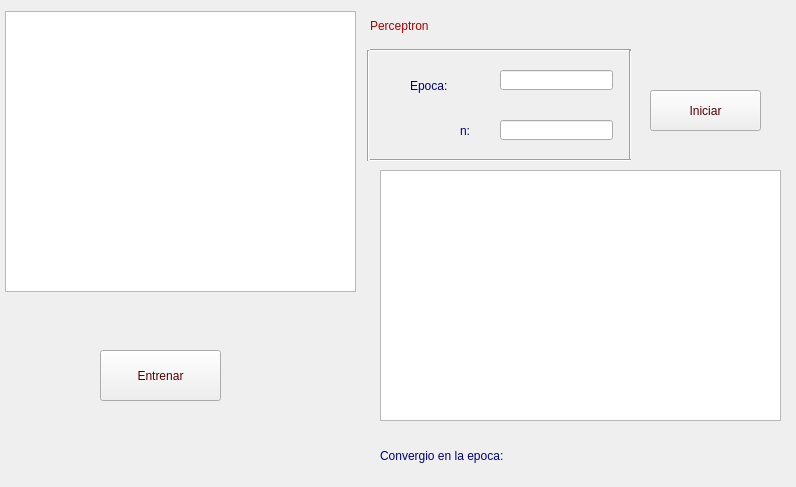
<?xml version="1.0" encoding="UTF-8"?>
<ui version="4.0">
 <class>Perceptron</class>
 <widget class="QMainWindow" name="Perceptron">
  <property name="geometry">
   <rect>
    <x>0</x>
    <y>0</y>
    <width>796</width>
    <height>487</height>
   </rect>
  </property>
  <property name="windowTitle">
   <string>Perceptron</string>
  </property>
  <widget class="QWidget" name="centralWidget">
   <widget class="QLabel" name="label">
    <property name="geometry">
     <rect>
      <x>460</x>
      <y>120</y>
      <width>21</width>
      <height>21</height>
     </rect>
    </property>
    <property name="styleSheet">
     <string notr="true">color: rgb(0, 0, 127);
font: 16pt &quot;Lucida Calligraphy&quot;;</string>
    </property>
    <property name="text">
     <string>n:</string>
    </property>
   </widget>
   <widget class="QLabel" name="label_2">
    <property name="geometry">
     <rect>
      <x>410</x>
      <y>70</y>
      <width>81</width>
      <height>31</height>
     </rect>
    </property>
    <property name="styleSheet">
     <string notr="true">color: rgb(0, 0, 127);
font: 16pt &quot;Lucida Calligraphy&quot;;</string>
    </property>
    <property name="text">
     <string>Epoca: </string>
    </property>
   </widget>
   <widget class="QLineEdit" name="textEpoca">
    <property name="geometry">
     <rect>
      <x>500</x>
      <y>70</y>
      <width>113</width>
      <height>20</height>
     </rect>
    </property>
    <property name="styleSheet">
     <string notr="true">color: rgb(0, 0, 0);
font: 75 italic 14pt &quot;Arial&quot;;</string>
    </property>
   </widget>
   <widget class="QLineEdit" name="textN">
    <property name="geometry">
     <rect>
      <x>500</x>
      <y>120</y>
      <width>113</width>
      <height>20</height>
     </rect>
    </property>
    <property name="styleSheet">
     <string notr="true">color: rgb(0, 0, 0);
font: 75 italic 14pt &quot;Arial&quot;;</string>
    </property>
   </widget>
   <widget class="QLabel" name="label_3">
    <property name="geometry">
     <rect>
      <x>370</x>
      <y>10</y>
      <width>191</width>
      <height>31</height>
     </rect>
    </property>
    <property name="styleSheet">
     <string notr="true">color: rgb(170, 0, 0);
font: 22pt &quot;Lucida Calligraphy&quot;;</string>
    </property>
    <property name="text">
     <string>Perceptron</string>
    </property>
   </widget>
   <widget class="QPushButton" name="botonIniciar">
    <property name="geometry">
     <rect>
      <x>650</x>
      <y>90</y>
      <width>111</width>
      <height>41</height>
     </rect>
    </property>
    <property name="styleSheet">
     <string notr="true">color: rgb(85, 0, 0);
border-color: qlineargradient(spread:pad, x1:0, y1:1, x2:0, y2:0, stop:0 rgba(0, 0, 0, 255), stop:0.05 rgba(14, 8, 73, 255), stop:0.36 rgba(28, 17, 145, 255), stop:0.6 rgba(126, 14, 81, 255), stop:0.75 rgba(234, 11, 11, 255), stop:0.79 rgba(244, 70, 5, 255), stop:0.86 rgba(255, 136, 0, 255), stop:0.935 rgba(239, 236, 55, 255));
font: 14pt &quot;Lucida Calligraphy&quot;;</string>
    </property>
    <property name="text">
     <string>Iniciar</string>
    </property>
   </widget>
   <widget class="QPushButton" name="botonEntrenar">
    <property name="geometry">
     <rect>
      <x>100</x>
      <y>350</y>
      <width>121</width>
      <height>51</height>
     </rect>
    </property>
    <property name="styleSheet">
     <string notr="true">color: rgb(85, 0, 0);
font: 14pt &quot;Lucida Calligraphy&quot;;</string>
    </property>
    <property name="text">
     <string>Entrenar</string>
    </property>
   </widget>
   <widget class="QGraphicsView" name="graphicsConvergencia">
    <property name="geometry">
     <rect>
      <x>380</x>
      <y>170</y>
      <width>401</width>
      <height>251</height>
     </rect>
    </property>
   </widget>
   <widget class="QGraphicsView" name="graphicsPerceptron">
    <property name="geometry">
     <rect>
      <x>5</x>
      <y>11</y>
      <width>351</width>
      <height>281</height>
     </rect>
    </property>
   </widget>
   <widget class="QLabel" name="label_4">
    <property name="geometry">
     <rect>
      <x>380</x>
      <y>440</y>
      <width>261</width>
      <height>31</height>
     </rect>
    </property>
    <property name="styleSheet">
     <string notr="true">color: rgb(0, 0, 127);
font: 16pt &quot;Lucida Calligraphy&quot;;</string>
    </property>
    <property name="text">
     <string>Convergio en la epoca: </string>
    </property>
   </widget>
   <widget class="QLabel" name="labelConverge">
    <property name="geometry">
     <rect>
      <x>650</x>
      <y>430</y>
      <width>121</width>
      <height>31</height>
     </rect>
    </property>
    <property name="styleSheet">
     <string notr="true">color: rgb(0, 0, 0);
font: 75 italic 14pt &quot;Arial&quot;;</string>
    </property>
    <property name="text">
     <string/>
    </property>
   </widget>
   <widget class="Line" name="line_2">
    <property name="geometry">
     <rect>
      <x>370</x>
      <y>40</y>
      <width>261</width>
      <height>20</height>
     </rect>
    </property>
    <property name="orientation">
     <enum>Qt::Horizontal</enum>
    </property>
   </widget>
   <widget class="Line" name="line_3">
    <property name="geometry">
     <rect>
      <x>620</x>
      <y>50</y>
      <width>20</width>
      <height>111</height>
     </rect>
    </property>
    <property name="orientation">
     <enum>Qt::Vertical</enum>
    </property>
   </widget>
   <widget class="Line" name="line_4">
    <property name="geometry">
     <rect>
      <x>370</x>
      <y>150</y>
      <width>261</width>
      <height>20</height>
     </rect>
    </property>
    <property name="orientation">
     <enum>Qt::Horizontal</enum>
    </property>
   </widget>
   <widget class="Line" name="line_6">
    <property name="geometry">
     <rect>
      <x>360</x>
      <y>50</y>
      <width>16</width>
      <height>111</height>
     </rect>
    </property>
    <property name="orientation">
     <enum>Qt::Vertical</enum>
    </property>
   </widget>
  </widget>
 </widget>
 <layoutdefault spacing="6" margin="11"/>
 <resources/>
 <connections/>
</ui>
